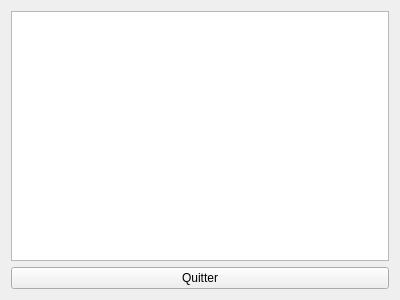
<?xml version="1.0" encoding="UTF-8"?>
<ui version="4.0">
 <class>Quixo</class>
 <widget class="QMainWindow" name="Quixo">
  <property name="geometry">
   <rect>
    <x>0</x>
    <y>0</y>
    <width>400</width>
    <height>300</height>
   </rect>
  </property>
  <property name="windowTitle">
   <string>Quixo</string>
  </property>
  <widget class="QWidget" name="centralWidget">
   <layout class="QGridLayout" name="gridLayout">
    <item row="0" column="0">
     <widget class="QGraphicsView" name="vuePrincipale"/>
    </item>
    <item row="1" column="0">
     <widget class="QPushButton" name="boutonQuitter">
      <property name="text">
       <string>Quitter</string>
      </property>
     </widget>
    </item>
   </layout>
  </widget>
 </widget>
 <layoutdefault spacing="6" margin="11"/>
 <resources/>
 <connections/>
</ui>
